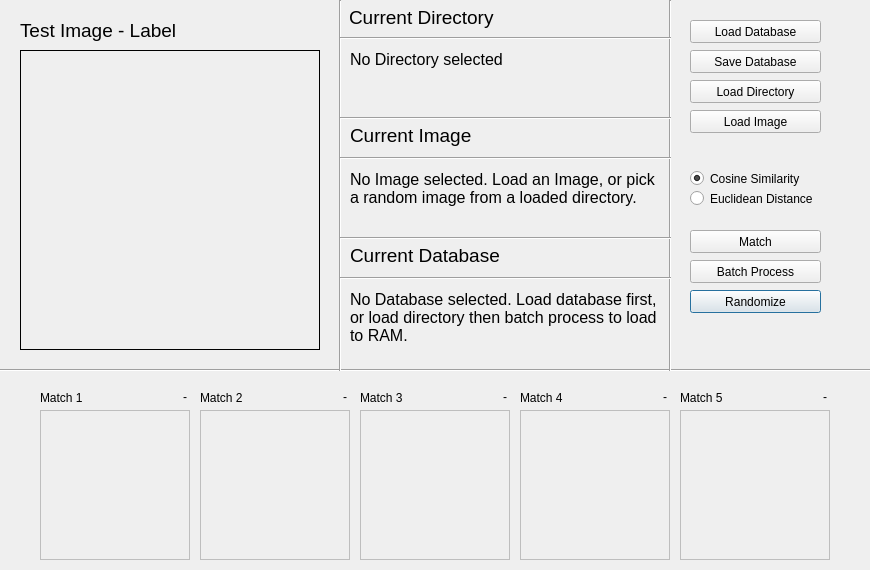
<?xml version="1.0" encoding="UTF-8"?>
<ui version="4.0">
 <class>Dialog</class>
 <widget class="QDialog" name="Dialog">
  <property name="geometry">
   <rect>
    <x>0</x>
    <y>0</y>
    <width>870</width>
    <height>570</height>
   </rect>
  </property>
  <property name="sizePolicy">
   <sizepolicy hsizetype="Fixed" vsizetype="Fixed">
    <horstretch>0</horstretch>
    <verstretch>0</verstretch>
   </sizepolicy>
  </property>
  <property name="windowTitle">
   <string>Tubes Kenal Muka - Awoo-Bot</string>
  </property>
  <widget class="Line" name="line">
   <property name="geometry">
    <rect>
     <x>0</x>
     <y>360</y>
     <width>941</width>
     <height>21</height>
    </rect>
   </property>
   <property name="orientation">
    <enum>Qt::Horizontal</enum>
   </property>
  </widget>
  <widget class="QLabel" name="testlabel2">
   <property name="geometry">
    <rect>
     <x>20</x>
     <y>20</y>
     <width>161</width>
     <height>21</height>
    </rect>
   </property>
   <property name="font">
    <font>
     <pointsize>14</pointsize>
    </font>
   </property>
   <property name="text">
    <string>Test Image - Label</string>
   </property>
  </widget>
  <widget class="QLabel" name="testImage">
   <property name="geometry">
    <rect>
     <x>20</x>
     <y>50</y>
     <width>300</width>
     <height>300</height>
    </rect>
   </property>
   <property name="frameShape">
    <enum>QFrame::Box</enum>
   </property>
   <property name="frameShadow">
    <enum>QFrame::Plain</enum>
   </property>
   <property name="text">
    <string/>
   </property>
   <property name="alignment">
    <set>Qt::AlignLeading|Qt::AlignLeft|Qt::AlignTop</set>
   </property>
  </widget>
  <widget class="QLabel" name="resImage">
   <property name="enabled">
    <bool>false</bool>
   </property>
   <property name="geometry">
    <rect>
     <x>40</x>
     <y>410</y>
     <width>150</width>
     <height>150</height>
    </rect>
   </property>
   <property name="frameShape">
    <enum>QFrame::Box</enum>
   </property>
   <property name="text">
    <string/>
   </property>
  </widget>
  <widget class="QLabel" name="resImage_2">
   <property name="enabled">
    <bool>false</bool>
   </property>
   <property name="geometry">
    <rect>
     <x>200</x>
     <y>410</y>
     <width>150</width>
     <height>150</height>
    </rect>
   </property>
   <property name="frameShape">
    <enum>QFrame::Box</enum>
   </property>
   <property name="text">
    <string/>
   </property>
  </widget>
  <widget class="QLabel" name="resImage_3">
   <property name="enabled">
    <bool>false</bool>
   </property>
   <property name="geometry">
    <rect>
     <x>360</x>
     <y>410</y>
     <width>150</width>
     <height>150</height>
    </rect>
   </property>
   <property name="frameShape">
    <enum>QFrame::Box</enum>
   </property>
   <property name="text">
    <string/>
   </property>
  </widget>
  <widget class="QLabel" name="resImage_4">
   <property name="enabled">
    <bool>false</bool>
   </property>
   <property name="geometry">
    <rect>
     <x>520</x>
     <y>410</y>
     <width>150</width>
     <height>150</height>
    </rect>
   </property>
   <property name="frameShape">
    <enum>QFrame::Box</enum>
   </property>
   <property name="text">
    <string/>
   </property>
  </widget>
  <widget class="QLabel" name="resImage_5">
   <property name="enabled">
    <bool>false</bool>
   </property>
   <property name="geometry">
    <rect>
     <x>680</x>
     <y>410</y>
     <width>150</width>
     <height>150</height>
    </rect>
   </property>
   <property name="frameShape">
    <enum>QFrame::Box</enum>
   </property>
   <property name="text">
    <string/>
   </property>
  </widget>
  <widget class="QPushButton" name="randomizeButton">
   <property name="geometry">
    <rect>
     <x>690</x>
     <y>290</y>
     <width>131</width>
     <height>23</height>
    </rect>
   </property>
   <property name="text">
    <string>Randomize</string>
   </property>
  </widget>
  <widget class="QLabel" name="matchLabel">
   <property name="geometry">
    <rect>
     <x>40</x>
     <y>390</y>
     <width>81</width>
     <height>16</height>
    </rect>
   </property>
   <property name="text">
    <string>Match 1</string>
   </property>
  </widget>
  <widget class="QLabel" name="matchLabel_2">
   <property name="geometry">
    <rect>
     <x>200</x>
     <y>390</y>
     <width>71</width>
     <height>16</height>
    </rect>
   </property>
   <property name="text">
    <string>Match 2</string>
   </property>
  </widget>
  <widget class="QLabel" name="matchLabel_3">
   <property name="geometry">
    <rect>
     <x>360</x>
     <y>390</y>
     <width>71</width>
     <height>16</height>
    </rect>
   </property>
   <property name="text">
    <string>Match 3</string>
   </property>
  </widget>
  <widget class="QLabel" name="matchLabel_4">
   <property name="geometry">
    <rect>
     <x>520</x>
     <y>390</y>
     <width>71</width>
     <height>16</height>
    </rect>
   </property>
   <property name="text">
    <string>Match 4</string>
   </property>
  </widget>
  <widget class="QLabel" name="matchLabel_5">
   <property name="geometry">
    <rect>
     <x>680</x>
     <y>390</y>
     <width>71</width>
     <height>16</height>
    </rect>
   </property>
   <property name="text">
    <string>Match 5</string>
   </property>
  </widget>
  <widget class="QLabel" name="matchRate">
   <property name="geometry">
    <rect>
     <x>140</x>
     <y>390</y>
     <width>47</width>
     <height>13</height>
    </rect>
   </property>
   <property name="text">
    <string>-</string>
   </property>
   <property name="alignment">
    <set>Qt::AlignRight|Qt::AlignTrailing|Qt::AlignVCenter</set>
   </property>
  </widget>
  <widget class="QLabel" name="matchRate_2">
   <property name="geometry">
    <rect>
     <x>300</x>
     <y>390</y>
     <width>47</width>
     <height>13</height>
    </rect>
   </property>
   <property name="text">
    <string>-</string>
   </property>
   <property name="alignment">
    <set>Qt::AlignRight|Qt::AlignTrailing|Qt::AlignVCenter</set>
   </property>
  </widget>
  <widget class="QLabel" name="matchRate_3">
   <property name="geometry">
    <rect>
     <x>460</x>
     <y>390</y>
     <width>47</width>
     <height>13</height>
    </rect>
   </property>
   <property name="text">
    <string>-</string>
   </property>
   <property name="alignment">
    <set>Qt::AlignRight|Qt::AlignTrailing|Qt::AlignVCenter</set>
   </property>
  </widget>
  <widget class="QLabel" name="matchRate_4">
   <property name="geometry">
    <rect>
     <x>620</x>
     <y>390</y>
     <width>47</width>
     <height>13</height>
    </rect>
   </property>
   <property name="text">
    <string>-</string>
   </property>
   <property name="alignment">
    <set>Qt::AlignRight|Qt::AlignTrailing|Qt::AlignVCenter</set>
   </property>
  </widget>
  <widget class="QLabel" name="matchRate_5">
   <property name="geometry">
    <rect>
     <x>780</x>
     <y>390</y>
     <width>47</width>
     <height>13</height>
    </rect>
   </property>
   <property name="text">
    <string>-</string>
   </property>
   <property name="alignment">
    <set>Qt::AlignRight|Qt::AlignTrailing|Qt::AlignVCenter</set>
   </property>
  </widget>
  <widget class="QPushButton" name="loadDatabaseButton">
   <property name="geometry">
    <rect>
     <x>690</x>
     <y>20</y>
     <width>131</width>
     <height>23</height>
    </rect>
   </property>
   <property name="text">
    <string>Load Database</string>
   </property>
  </widget>
  <widget class="QLabel" name="label">
   <property name="geometry">
    <rect>
     <x>350</x>
     <y>240</y>
     <width>181</width>
     <height>31</height>
    </rect>
   </property>
   <property name="font">
    <font>
     <pointsize>14</pointsize>
    </font>
   </property>
   <property name="text">
    <string>Current Database</string>
   </property>
  </widget>
  <widget class="QLabel" name="label_2">
   <property name="geometry">
    <rect>
     <x>349</x>
     <y>2</y>
     <width>181</width>
     <height>31</height>
    </rect>
   </property>
   <property name="font">
    <font>
     <pointsize>14</pointsize>
    </font>
   </property>
   <property name="text">
    <string>Current Directory</string>
   </property>
  </widget>
  <widget class="Line" name="line_2">
   <property name="geometry">
    <rect>
     <x>660</x>
     <y>0</y>
     <width>21</width>
     <height>371</height>
    </rect>
   </property>
   <property name="orientation">
    <enum>Qt::Vertical</enum>
   </property>
  </widget>
  <widget class="Line" name="line_3">
   <property name="geometry">
    <rect>
     <x>330</x>
     <y>0</y>
     <width>20</width>
     <height>371</height>
    </rect>
   </property>
   <property name="orientation">
    <enum>Qt::Vertical</enum>
   </property>
  </widget>
  <widget class="Line" name="line_4">
   <property name="geometry">
    <rect>
     <x>340</x>
     <y>30</y>
     <width>331</width>
     <height>16</height>
    </rect>
   </property>
   <property name="orientation">
    <enum>Qt::Horizontal</enum>
   </property>
  </widget>
  <widget class="Line" name="line_5">
   <property name="geometry">
    <rect>
     <x>340</x>
     <y>230</y>
     <width>331</width>
     <height>16</height>
    </rect>
   </property>
   <property name="orientation">
    <enum>Qt::Horizontal</enum>
   </property>
  </widget>
  <widget class="Line" name="line_6">
   <property name="geometry">
    <rect>
     <x>340</x>
     <y>270</y>
     <width>331</width>
     <height>16</height>
    </rect>
   </property>
   <property name="orientation">
    <enum>Qt::Horizontal</enum>
   </property>
  </widget>
  <widget class="QPushButton" name="loadImageButton">
   <property name="geometry">
    <rect>
     <x>690</x>
     <y>110</y>
     <width>131</width>
     <height>23</height>
    </rect>
   </property>
   <property name="text">
    <string>Load Image</string>
   </property>
  </widget>
  <widget class="QPushButton" name="batchProcessButton">
   <property name="geometry">
    <rect>
     <x>690</x>
     <y>260</y>
     <width>131</width>
     <height>23</height>
    </rect>
   </property>
   <property name="text">
    <string>Batch Process</string>
   </property>
  </widget>
  <widget class="QPushButton" name="loadDirectoryButton">
   <property name="geometry">
    <rect>
     <x>690</x>
     <y>80</y>
     <width>131</width>
     <height>23</height>
    </rect>
   </property>
   <property name="text">
    <string>Load Directory</string>
   </property>
  </widget>
  <widget class="QLabel" name="currentDirLabel">
   <property name="geometry">
    <rect>
     <x>350</x>
     <y>50</y>
     <width>311</width>
     <height>61</height>
    </rect>
   </property>
   <property name="font">
    <font>
     <pointsize>12</pointsize>
    </font>
   </property>
   <property name="text">
    <string>No Directory selected</string>
   </property>
   <property name="alignment">
    <set>Qt::AlignLeading|Qt::AlignLeft|Qt::AlignTop</set>
   </property>
   <property name="wordWrap">
    <bool>true</bool>
   </property>
  </widget>
  <widget class="QLabel" name="currentDbLabel">
   <property name="geometry">
    <rect>
     <x>350</x>
     <y>290</y>
     <width>311</width>
     <height>61</height>
    </rect>
   </property>
   <property name="font">
    <font>
     <pointsize>12</pointsize>
    </font>
   </property>
   <property name="text">
    <string>No Database selected. Load database first, or load directory then batch process to load to RAM.</string>
   </property>
   <property name="alignment">
    <set>Qt::AlignLeading|Qt::AlignLeft|Qt::AlignTop</set>
   </property>
   <property name="wordWrap">
    <bool>true</bool>
   </property>
  </widget>
  <widget class="QPushButton" name="saveDbButton">
   <property name="geometry">
    <rect>
     <x>690</x>
     <y>50</y>
     <width>131</width>
     <height>23</height>
    </rect>
   </property>
   <property name="text">
    <string>Save Database</string>
   </property>
  </widget>
  <widget class="QRadioButton" name="cosRadioButton">
   <property name="geometry">
    <rect>
     <x>690</x>
     <y>170</y>
     <width>141</width>
     <height>17</height>
    </rect>
   </property>
   <property name="text">
    <string>Cosine Similarity</string>
   </property>
   <property name="checked">
    <bool>true</bool>
   </property>
  </widget>
  <widget class="QRadioButton" name="euclidRadioButton">
   <property name="geometry">
    <rect>
     <x>690</x>
     <y>190</y>
     <width>141</width>
     <height>17</height>
    </rect>
   </property>
   <property name="text">
    <string>Euclidean Distance</string>
   </property>
  </widget>
  <widget class="QPushButton" name="matchButton">
   <property name="geometry">
    <rect>
     <x>690</x>
     <y>230</y>
     <width>131</width>
     <height>23</height>
    </rect>
   </property>
   <property name="text">
    <string>Match</string>
   </property>
  </widget>
  <widget class="QLabel" name="label_3">
   <property name="geometry">
    <rect>
     <x>350</x>
     <y>120</y>
     <width>181</width>
     <height>31</height>
    </rect>
   </property>
   <property name="font">
    <font>
     <pointsize>14</pointsize>
    </font>
   </property>
   <property name="text">
    <string>Current Image</string>
   </property>
  </widget>
  <widget class="Line" name="line_7">
   <property name="geometry">
    <rect>
     <x>340</x>
     <y>150</y>
     <width>331</width>
     <height>16</height>
    </rect>
   </property>
   <property name="orientation">
    <enum>Qt::Horizontal</enum>
   </property>
  </widget>
  <widget class="Line" name="line_8">
   <property name="geometry">
    <rect>
     <x>340</x>
     <y>110</y>
     <width>331</width>
     <height>16</height>
    </rect>
   </property>
   <property name="orientation">
    <enum>Qt::Horizontal</enum>
   </property>
  </widget>
  <widget class="QLabel" name="currentImageLabel">
   <property name="geometry">
    <rect>
     <x>350</x>
     <y>170</y>
     <width>311</width>
     <height>61</height>
    </rect>
   </property>
   <property name="font">
    <font>
     <pointsize>12</pointsize>
    </font>
   </property>
   <property name="text">
    <string>No Image selected. Load an Image, or pick a random image from a loaded directory.</string>
   </property>
   <property name="alignment">
    <set>Qt::AlignLeading|Qt::AlignLeft|Qt::AlignTop</set>
   </property>
   <property name="wordWrap">
    <bool>true</bool>
   </property>
  </widget>
 </widget>
 <resources/>
 <connections/>
</ui>
